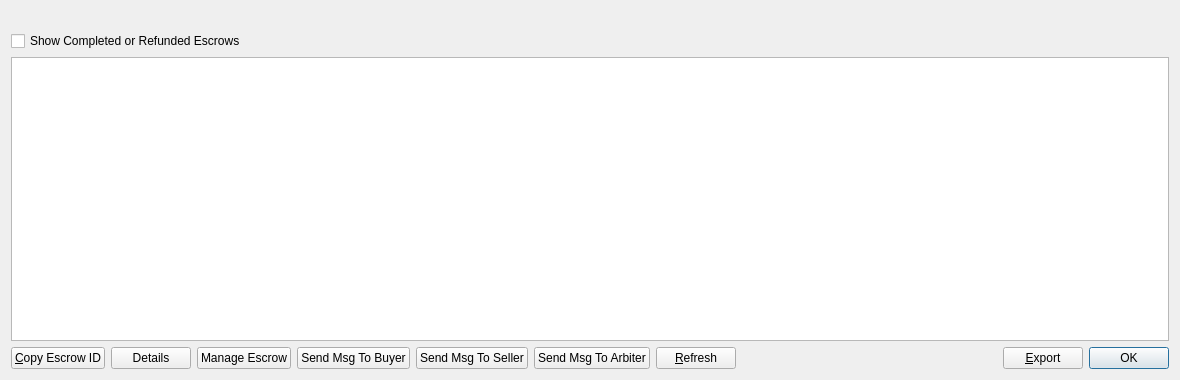
<?xml version="1.0" encoding="UTF-8"?>
<ui version="4.0">
 <class>MyEscrowListPage</class>
 <widget class="QWidget" name="MyEscrowListPage">
  <property name="geometry">
   <rect>
    <x>0</x>
    <y>0</y>
    <width>1180</width>
    <height>380</height>
   </rect>
  </property>
  <property name="windowTitle">
   <string>My Escrow List</string>
  </property>
  <layout class="QVBoxLayout" name="verticalLayout">
   <item>
    <widget class="QLabel" name="labelExplanation">
     <property name="textFormat">
      <enum>Qt::PlainText</enum>
     </property>
     <property name="wordWrap">
      <bool>true</bool>
     </property>
    </widget>
   </item>
   <item>
    <widget class="QCheckBox" name="completeCheck">
     <property name="text">
      <string>Show Completed or Refunded Escrows</string>
     </property>
    </widget>
   </item>
   <item>
    <widget class="QTableView" name="tableView">
     <property name="contextMenuPolicy">
      <enum>Qt::CustomContextMenu</enum>
     </property>
     <property name="toolTip">
      <string/>
     </property>
     <property name="tabKeyNavigation">
      <bool>false</bool>
     </property>
     <property name="alternatingRowColors">
      <bool>true</bool>
     </property>
     <property name="selectionMode">
      <enum>QAbstractItemView::SingleSelection</enum>
     </property>
     <property name="selectionBehavior">
      <enum>QAbstractItemView::SelectRows</enum>
     </property>
     <property name="sortingEnabled">
      <bool>true</bool>
     </property>
     <attribute name="verticalHeaderVisible">
      <bool>false</bool>
     </attribute>
    </widget>
   </item>
   <item>
    <layout class="QHBoxLayout" name="horizontalLayout">
     <item>
      <widget class="QPushButton" name="copyEscrow">
       <property name="toolTip">
        <string>Copy the currently selected escrow to the system clipboard</string>
       </property>
       <property name="text">
        <string>&amp;Copy Escrow ID</string>
       </property>
      </widget>
     </item>
     <item>
      <widget class="QPushButton" name="detailButton">
       <property name="text">
        <string>Details</string>
       </property>
      </widget>
     </item>
     <item>
      <widget class="QPushButton" name="manageButton">
       <property name="toolTip">
        <string>Release selected escrow to merchant</string>
       </property>
       <property name="text">
        <string>Manage Escrow</string>
       </property>
       <property name="iconSize">
        <size>
         <width>16</width>
         <height>16</height>
        </size>
       </property>
      </widget>
     </item>
     <item>
      <widget class="QPushButton" name="buyerMessageButton">
       <property name="toolTip">
        <string>Send message to buyer</string>
       </property>
       <property name="text">
        <string>Send Msg To Buyer</string>
       </property>
      </widget>
     </item>
     <item>
      <widget class="QPushButton" name="sellerMessageButton">
       <property name="toolTip">
        <string>Send message to seller</string>
       </property>
       <property name="text">
        <string>Send Msg To Seller</string>
       </property>
      </widget>
     </item>
     <item>
      <widget class="QPushButton" name="arbiterMessageButton">
       <property name="toolTip">
        <string>Send message to arbiter</string>
       </property>
       <property name="text">
        <string>Send Msg To Arbiter</string>
       </property>
      </widget>
     </item>
     <item>
      <widget class="QPushButton" name="refreshButton">
       <property name="maximumSize">
        <size>
         <width>16777215</width>
         <height>48</height>
        </size>
       </property>
       <property name="toolTip">
        <string>Refresh your list of escrows</string>
       </property>
       <property name="text">
        <string>&amp;Refresh</string>
       </property>
      </widget>
     </item>
     <item>
      <spacer name="horizontalSpacer">
       <property name="orientation">
        <enum>Qt::Horizontal</enum>
       </property>
       <property name="sizeHint" stdset="0">
        <size>
         <width>40</width>
         <height>20</height>
        </size>
       </property>
      </spacer>
     </item>
     <item>
      <widget class="QPushButton" name="exportButton">
       <property name="toolTip">
        <string>Export the data in the current tab to a file</string>
       </property>
       <property name="text">
        <string>&amp;Export</string>
       </property>
      </widget>
     </item>
     <item>
      <widget class="QDialogButtonBox" name="buttonBox">
       <property name="sizePolicy">
        <sizepolicy hsizetype="Maximum" vsizetype="Fixed">
         <horstretch>0</horstretch>
         <verstretch>0</verstretch>
        </sizepolicy>
       </property>
       <property name="standardButtons">
        <set>QDialogButtonBox::Ok</set>
       </property>
      </widget>
     </item>
    </layout>
   </item>
  </layout>
 </widget>
 <resources>
  <include location="../syscoin.qrc"/>
 </resources>
 <connections/>
</ui>
